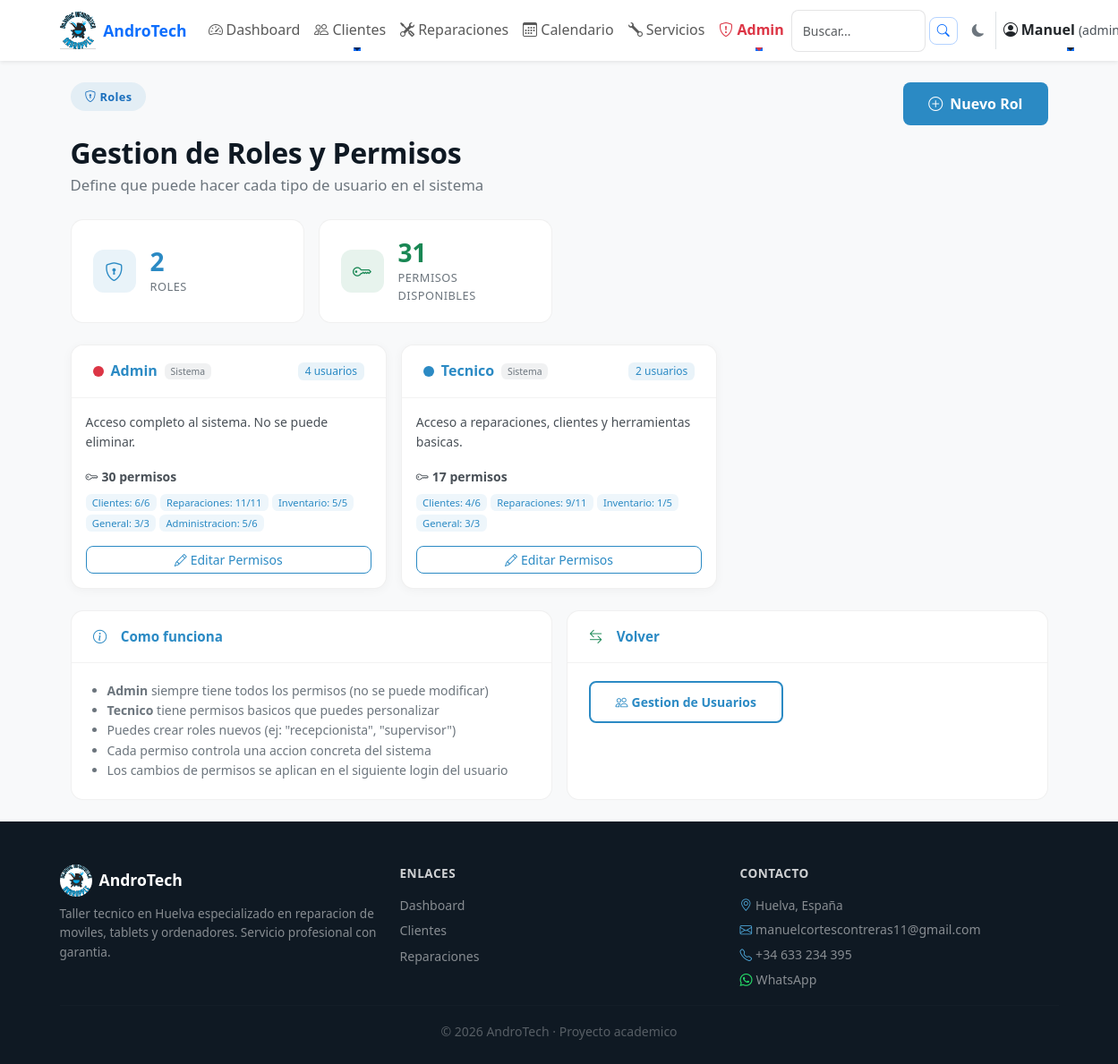
Screenshot of /admin/roles (signed in) with the database file from the repository.
### tables this page shows
CREATE TABLE roles (
            id INTEGER PRIMARY KEY AUTOINCREMENT,
            nombre TEXT UNIQUE NOT NULL,
            descripcion TEXT,
            es_sistema INTEGER DEFAULT 0,
            color TEXT DEFAULT '#6c757d'
        );

### app.py (the view)
@app.route("/admin/roles")
@login_required
@permiso_requerido('roles_gestionar')
def admin_roles():
    conn = get_db()
    roles = conn.execute("SELECT * FROM roles ORDER BY es_sistema DESC, nombre").fetchall()
    roles_list = []
    for r in roles:
        permisos = conn.execute(
            "SELECT permiso FROM permisos_rol WHERE rol_nombre = ?", (r['nombre'],)
        ).fetchall()
        permisos_list = [p['permiso'] for p in permisos]
        count = conn.execute(
            "SELECT COUNT(*) FROM usuarios WHERE rol = ?", (r['nombre'],)
        ).fetchone()[0]
        roles_list.append({
            'id': r['id'],
            'nombre': r['nombre'],
            'descripcion': r['descripcion'],
            'es_sistema': r['es_sistema'],
            'color': r['color'],
            'permisos': permisos_list,
            'num_permisos': len(permisos_list),
            'num_usuarios': count,
        })
    conn.close()
    categorias = {}
    for p in PERMISOS_DISPONIBLES:
        cat = p['categoria']
        if cat not in categorias:
            categorias[cat] = []
        categorias[cat].append(p)
    return render_template("admin_roles.html",
                           roles=roles_list,
                           categorias=categorias,
                           permisos_disponibles=PERMISOS_DISPONIBLES)

### app.py (called while the page is built)
@app.before_request
def make_session_permanent():
    session.permanent = True

@app.after_request
def add_security_headers(response):
    response.headers['X-Frame-Options'] = 'SAMEORIGIN'
    response.headers['X-Content-Type-Options'] = 'nosniff'
    response.headers['Referrer-Policy'] = 'strict-origin-when-cross-origin'
    return response

@app.before_request
def ensure_csrf_token():
    if 'csrf_token' not in session:
        session['csrf_token'] = secrets.token_urlsafe(16)

@app.context_processor
def inject_csrf_token():
    return dict(csrf_token=session.get('csrf_token'))

@app.context_processor
def inject_permisos():
    return dict(tiene_permiso=tiene_permiso)

### auth.py (called while the page is built)
def tiene_permiso(permiso):
    rol = session.get('rol', '')
    if rol == 'admin':
        return True
    permisos = session.get('permisos', [])
    return permiso in permisos

def login_required(f):
    @wraps(f)
    def decorated_function(*args, **kwargs):
        if 'usuario' not in session:
            flash('Debes iniciar sesion para acceder a esta pagina.', 'danger')
            return redirect(url_for('login'))
        return f(*args, **kwargs)
    return decorated_function

def permiso_requerido(permiso):
    def decorator(f):
        @wraps(f)
        @login_required
        def decorated_function(*args, **kwargs):
            if not tiene_permiso(permiso):
                flash('No tienes permisos para realizar esta accion.', 'danger')
                return redirect(url_for('dashboard'))
            return f(*args, **kwargs)
        return decorated_function
    return decorator

### db.py (called while the page is built)
def get_db():
    conn = sqlite3.connect("database/andro_tech.db")
    conn.row_factory = sqlite3.Row
    return conn

### utils/security.py (called while the page is built)
def ensure_csrf_token():
    if 'csrf_token' not in session:
        session['csrf_token'] = secrets.token_urlsafe(16)

def inject_csrf_token():
    return dict(csrf_token=session.get('csrf_token'))

### templates/admin_roles.html (shortened to what this page needs)
{% extends "base.html" %}
{% block content %}
<div class="container-fluid py-4">
    <div class="d-flex flex-wrap justify-content-between align-items-start mb-4">
        <div>
            <span class="at-pill"><i class="bi bi-shield-lock me-1"></i>Roles</span>
            <h1 class="at-section-title mt-2 mb-1">Gestion de Roles y Permisos</h1>
            <p class="at-section-sub">Define que puede hacer cada tipo de usuario en el sistema</p>
        </div>
        <a href="{{ url_for('nuevo_rol') }}" class="at-btn-primary btn mt-2 mt-md-0">
            <i class="bi bi-plus-circle me-1"></i> Nuevo Rol
        </a>
    </div>
    <div class="row g-3 mb-4">
        <div class="col-sm-6 col-lg-3">
            <div class="at-dash-kpi">
                <div class="at-dash-kpi-icon" style="background: rgba(43,138,196,.1);">
                    <i class="bi bi-shield-lock" style="color: #2B8AC4; font-size: 1.3rem;"></i>
                </div>
                <div>
                    <div class="at-dash-kpi-value" style="color: #2B8AC4;">{{ roles|length }}</div>
                    <div class="at-dash-kpi-label">Roles</div>
                </div>
            </div>
        </div>
        <div class="col-sm-6 col-lg-3">
            <div class="at-dash-kpi">
                <div class="at-dash-kpi-icon" style="background: rgba(25,135,84,.1);">
                    <i class="bi bi-key" style="color: #198754; font-size: 1.3rem;"></i>
                </div>
                <div>
                    <div class="at-dash-kpi-value" style="color: #198754;">{{ permisos_disponibles|length }}</div>
                    <div class="at-dash-kpi-label">Permisos Disponibles</div>
                </div>
            </div>
        </div>
    </div>
    <div class="row g-3 mb-4">
        {% for rol in roles %}
        <div class="col-lg-6 col-xl-4">
            <div class="at-admin-card h-100">
                <div class="at-admin-card-header d-flex align-items-center justify-content-between">
                    <div class="d-flex align-items-center gap-2">
                        <span style="width:12px;height:12px;border-radius:50%;background:{{ rol.color }};display:inline-block;"></span>
                        <strong>{{ rol.nombre|capitalize }}</strong>
                        {% if rol.es_sistema %}
                        <span class="badge" style="background:rgba(108,117,125,.1);color:#6c757d;font-size:.65rem;">Sistema</span>
                        {% endif %}
                    </div>
                    <span class="badge" style="background:rgba(43,138,196,.1);color:#2B8AC4;">
                        {{ rol.num_usuarios }} usuario{{ 's' if rol.num_usuarios != 1 else '' }}
                    </span>
                </div>
                <div class="p-3">
                    <p class="text-muted small mb-3">{{ rol.descripcion or 'Sin descripcion' }}</p>
                    <div class="mb-3">
                        <small class="fw-semibold text-muted d-block mb-2">
                            <i class="bi bi-key me-1"></i>{{ rol.num_permisos }} permiso{{ 's' if rol.num_permisos != 1 else '' }}
                        </small>
                        <div class="d-flex flex-wrap gap-1">
                            {% for cat_name, cat_permisos in categorias.items() %}
                                {% set ns = namespace(count=0) %}
                                {% for p in cat_permisos %}
                                    {% if p.clave in rol.permisos %}
                                        {% set ns.count = ns.count + 1 %}
                                    {% endif %}
                                {% endfor %}
                                {% if ns.count > 0 %}
                                <span class="badge" style="background:rgba(43,138,196,.08);color:#2B8AC4;font-size:.7rem;font-weight:500;">
                                    {{ cat_name }}: {{ ns.count }}/{{ cat_permisos|length }}
                                </span>
                                {% endif %}
                            {% endfor %}
                        </div>
                    </div>
                    <div class="d-flex gap-2">
                        <a href="{{ url_for('editar_rol', id=rol.id) }}" class="btn btn-sm flex-fill"
                           style="border:1px solid #2B8AC4;color:#2B8AC4;">
                            <i class="bi bi-pencil me-1"></i>Editar Permisos
                        </a>
                    </div>
                </div>
            </div>
        </div>
        {% endfor %}
    </div>
    <div class="row g-3">
        <div class="col-lg-6">
            <div class="at-dash-card">
                <div class="at-dash-card-header">
                    <i class="bi bi-info-circle me-2" style="color:#2B8AC4;"></i>Como funciona
                </div>
                <div class="at-dash-card-body">
                    <ul class="mb-0 ps-3 small" style="color:#6c757d;">
                        <li><strong>Admin</strong> siempre tiene todos los permisos (no se puede modificar)</li>
                        <li><strong>Tecnico</strong> tiene permisos basicos que puedes personalizar</li>
                        <li>Puedes crear roles nuevos (ej: "recepcionista", "supervisor")</li>
                        <li>Cada permiso controla una accion concreta del sistema</li>
                        <li>Los cambios de permisos se aplican en el siguiente login del usuario</li>
                    </ul>
                </div>
            </div>
        </div>
        <div class="col-lg-6">
            <div class="at-dash-card">
                <div class="at-dash-card-header">
                    <i class="bi bi-arrow-left-right me-2" style="color:#198754;"></i>Volver
                </div>
                <div class="at-dash-card-body">
                    <a href="{{ url_for('admin_usuarios') }}" class="at-btn-outline btn btn-sm">
                        <i class="bi bi-people me-1"></i>Gestion de Usuarios
                    </a>
                </div>
            </div>
        </div>
    </div>
</div>
{% endblock %}

### rows the page displays
roles: nombre "Admin", es_sistema "Sistema", num_usuarios "4", num_usuarios "s", descripcion "Acceso completo al sistema. No se puede eliminar.", num_permisos "30", num_permisos "s", categorias "Clientes" "Reparaciones" "Inventario" "General" "Administracion", count "6" "11" "5" "3" "5", categorias "6" "11" "5" "3" "6"
roles: nombre "Tecnico", es_sistema "Sistema", num_usuarios "2", num_usuarios "s", descripcion "Acceso a reparaciones, clientes y herramientas basicas.", num_permisos "17", num_permisos "s", categorias "Clientes" "Reparaciones" "Inventario" "General", count "4" "9" "1" "3", categorias "6" "11" "5" "3"

### other values shown
{{ session.usuario }} "Manuel"
{{ roles|length }} "2"
{{ permisos_disponibles|length }} "31"
